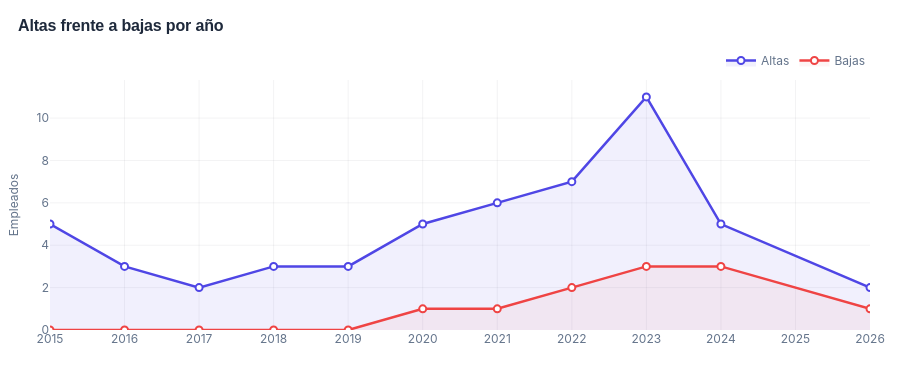

Notebook code for this chart:
### Code cell
section_title('Histórico', 'Evolución de contrataciones')

altas = df_emp.groupby('AnioAlta').size().reset_index(name='Altas')
bajas = df_emp.dropna(subset=['AnioBaja']).groupby('AnioBaja').size().reset_index(name='Bajas')
evol = pd.merge(altas, bajas, left_on='AnioAlta', right_on='AnioBaja', how='outer').fillna(0)
evol['Año'] = evol['AnioAlta'].combine_first(evol['AnioBaja']).astype(int)
evol = evol.sort_values('Año')
evol['Neto'] = evol['Altas'] - evol['Bajas']

best_y = int(evol.loc[evol['Neto'].idxmax()]['Año'])
worst_y = int(evol.loc[evol['Neto'].idxmin()]['Año'])

fig_evol = go.Figure()
fig_evol.add_trace(go.Scatter(x=evol['Año'], y=evol['Altas'], name='Altas', 
                              mode='lines+markers', fill='tozeroy', 
                              line=dict(color=C['accent'], width=2.5),
                              fillcolor='rgba(79, 70, 229, 0.08)',
                              marker=dict(size=7, color=C['card'], line=dict(color=C['accent'], width=2))))
fig_evol.add_trace(go.Scatter(x=evol['Año'], y=evol['Bajas'], name='Bajas', 
                              mode='lines+markers', fill='tozeroy', 
                              line=dict(color=C['danger'], width=2.5),
                              fillcolor='rgba(239, 68, 68, 0.06)',
                              marker=dict(size=7, color=C['card'], line=dict(color=C['danger'], width=2))))

_style(fig_evol, 'Altas frente a bajas por año', h=380)
fig_evol.update_xaxes(dtick=1, title_text="") 
fig_evol.update_yaxes(title_text="Empleados")
fig_evol.update_layout(hovermode="x unified", legend=dict(orientation="h", yanchor="bottom", y=1.02, xanchor="right", x=1, font=dict(size=12)))
fig_evol.show()

render_insight(
    'Tendencias de plantilla',
    f'Revisando el histórico, el año <b>{best_y}</b> destacó por su fuerte crecimiento de equipo. Por contra, el año <b>{worst_y}</b> registró un pico de salidas que convendría tener en cuenta de cara a afinar la retención a futuro.'
)

### Figure 1 — Plotly figure (JSON) as saved in the notebook; plotly's stock layout.template omitted (floating-point values rounded to 4 significant figures)
{"data": [{"fill": "tozeroy", "fillcolor": "rgba(79, 70, 229, 0.08)", "line": {"color": "#4F46E5", "width": 2.5}, "marker": {"color": "#FFFFFF", "line": {"color": "#4F46E5", "width": 2}, "size": 7}, "mode": "lines+markers", "name": "Altas", "type": "scatter", "x": [2015, 2016, 2017, 2018, 2019, 2020, 2021, 2022, 2023, 2024, 2026], "y": [5, 3, 2, 3, 3, 5, 6, 7, 11, 5, 2]}, {"fill": "tozeroy", "fillcolor": "rgba(239, 68, 68, 0.06)", "line": {"color": "#EF4444", "width": 2.5}, "marker": {"color": "#FFFFFF", "line": {"color": "#EF4444", "width": 2}, "size": 7}, "mode": "lines+markers", "name": "Bajas", "type": "scatter", "x": [2015, 2016, 2017, 2018, 2019, 2020, 2021, 2022, 2023, 2024, 2026], "y": [0.0, 0.0, 0.0, 0.0, 0.0, 1.0, 1.0, 2.0, 3.0, 3.0, 1.0]}], "layout": {"font": {"color": "#64748B", "family": "Inter, sans-serif", "size": 12}, "height": 380, "hovermode": "x unified", "legend": {"font": {"size": 12}, "orientation": "h", "x": 1, "xanchor": "right", "y": 1.02, "yanchor": "bottom"}, "margin": {"b": 50, "l": 50, "r": 30, "t": 80}, "paper_bgcolor": "#FFFFFF", "plot_bgcolor": "#FFFFFF", "title": {"text": "<b style=\"font-family:'Outfit', sans-serif;font-size:16px;font-weight:700;color:#1E293B;letter-spacing:-0.01em;\">Altas frente a bajas por año</b>", "x": 0.02, "y": 0.95}, "xaxis": {"dtick": 1, "gridcolor": "rgba(15, 23, 42, 0.05)", "title": {"font": {"color": "#64748B", "size": 12}, "text": ""}, "zeroline": false}, "yaxis": {"gridcolor": "rgba(15, 23, 42, 0.05)", "title": {"font": {"color": "#64748B", "size": 12}, "text": "Empleados"}, "zeroline": false}}}
